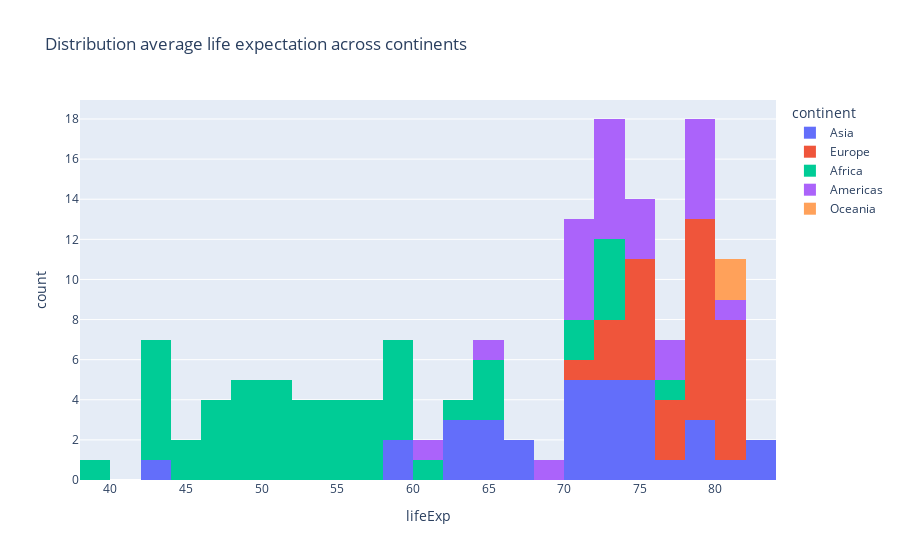

The notebook cell this image was saved under:
### Markdown cell above
## Histogram

### Code cell
#Draw histogram for average life expection of each continent
fig_hist = px.histogram(
    data_frame=df,
    x='lifeExp',
    color='continent',
    title = 'Distribution average life expectation across continents',
    nbins=25
)
fig_hist.show()

### Figure 1 — Plotly figure (JSON) as saved in the notebook; plotly's stock layout.template omitted (floating-point values rounded to 4 significant figures)
{"data": [{"alignmentgroup": "True", "bingroup": "x", "hovertemplate": "continent=Asia<br>lifeExp=%{x}<br>count=%{y}<extra></extra>", "legendgroup": "Asia", "marker": {"color": "#636efa", "pattern": {"shape": ""}}, "name": "Asia", "nbinsx": 25, "offsetgroup": "Asia", "orientation": "v", "showlegend": true, "type": "histogram", "x": [43.83, 75.64, 64.06, 59.72, 72.96, 82.21, 64.7, 70.65, 70.96, 59.55, 80.75, 82.6, 72.53, 67.3, 78.62, 77.59, 71.99, 74.24, 66.8, 62.07, 63.78, 75.64, 65.48, 71.69, 72.78, 79.97, 72.4, 74.14, 78.4, 70.62, 74.25, 73.42, 62.7], "xaxis": "x", "yaxis": "y"}, {"alignmentgroup": "True", "bingroup": "x", "hovertemplate": "continent=Europe<br>lifeExp=%{x}<br>count=%{y}<extra></extra>", "legendgroup": "Europe", "marker": {"color": "#EF553B", "pattern": {"shape": ""}}, "name": "Europe", "nbinsx": 25, "offsetgroup": "Europe", "orientation": "v", "showlegend": true, "type": "histogram", "x": [76.42, 79.83, 79.44, 74.85, 73.0, 75.75, 76.49, 78.33, 79.31, 80.66, 79.41, 79.48, 73.34, 81.76, 78.89, 80.55, 74.54, 79.76, 80.2, 75.56, 78.1, 72.48, 74.0, 74.66, 77.93, 80.94, 80.88, 81.7, 71.78, 79.42], "xaxis": "x", "yaxis": "y"}, {"alignmentgroup": "True", "bingroup": "x", "hovertemplate": "continent=Africa<br>lifeExp=%{x}<br>count=%{y}<extra></extra>", "legendgroup": "Africa", "marker": {"color": "#00cc96", "pattern": {"shape": ""}}, "name": "Africa", "nbinsx": 25, "offsetgroup": "Africa", "orientation": "v", "showlegend": true, "type": "histogram", "x": [72.3, 42.73, 56.73, 50.73, 52.3, 49.58, 50.43, 44.74, 50.65, 65.15, 46.46, 55.32, 48.33, 54.79, 71.34, 51.58, 58.04, 52.95, 56.73, 59.45, 60.02, 56.01, 46.39, 54.11, 42.59, 45.68, 73.95, 59.44, 48.3, 54.47, 64.16, 72.8, 71.16, 42.08, 52.91, 56.87, 46.86, 76.44, 46.24, 65.53, 63.06, 42.57, 48.16, 49.34, 58.56, 39.61, 52.52, 58.42, 73.92, 51.54, 42.38, 43.49], "xaxis": "x", "yaxis": "y"}, {"alignmentgroup": "True", "bingroup": "x", "hovertemplate": "continent=Americas<br>lifeExp=%{x}<br>count=%{y}<extra></extra>", "legendgroup": "Americas", "marker": {"color": "#ab63fa", "pattern": {"shape": ""}}, "name": "Americas", "nbinsx": 25, "offsetgroup": "Americas", "orientation": "v", "showlegend": true, "type": "histogram", "x": [75.32, 65.55, 72.39, 80.65, 78.55, 72.89, 78.78, 78.27, 72.23, 74.99, 71.88, 70.26, 60.92, 70.2, 72.57, 76.19, 72.9, 75.54, 71.75, 71.42, 78.75, 69.82, 78.24, 76.38, 73.75], "xaxis": "x", "yaxis": "y"}, {"alignmentgroup": "True", "bingroup": "x", "hovertemplate": "continent=Oceania<br>lifeExp=%{x}<br>count=%{y}<extra></extra>", "legendgroup": "Oceania", "marker": {"color": "#FFA15A", "pattern": {"shape": ""}}, "name": "Oceania", "nbinsx": 25, "offsetgroup": "Oceania", "orientation": "v", "showlegend": true, "type": "histogram", "x": [81.23, 80.2], "xaxis": "x", "yaxis": "y"}], "layout": {"barmode": "relative", "legend": {"title": {"text": "continent"}, "tracegroupgap": 0}, "title": {"text": "Distribution average life expectation across continents"}, "xaxis": {"anchor": "y", "domain": [0, 1], "title": {"text": "lifeExp"}}, "yaxis": {"anchor": "x", "domain": [0, 1], "title": {"text": "count"}}}}
